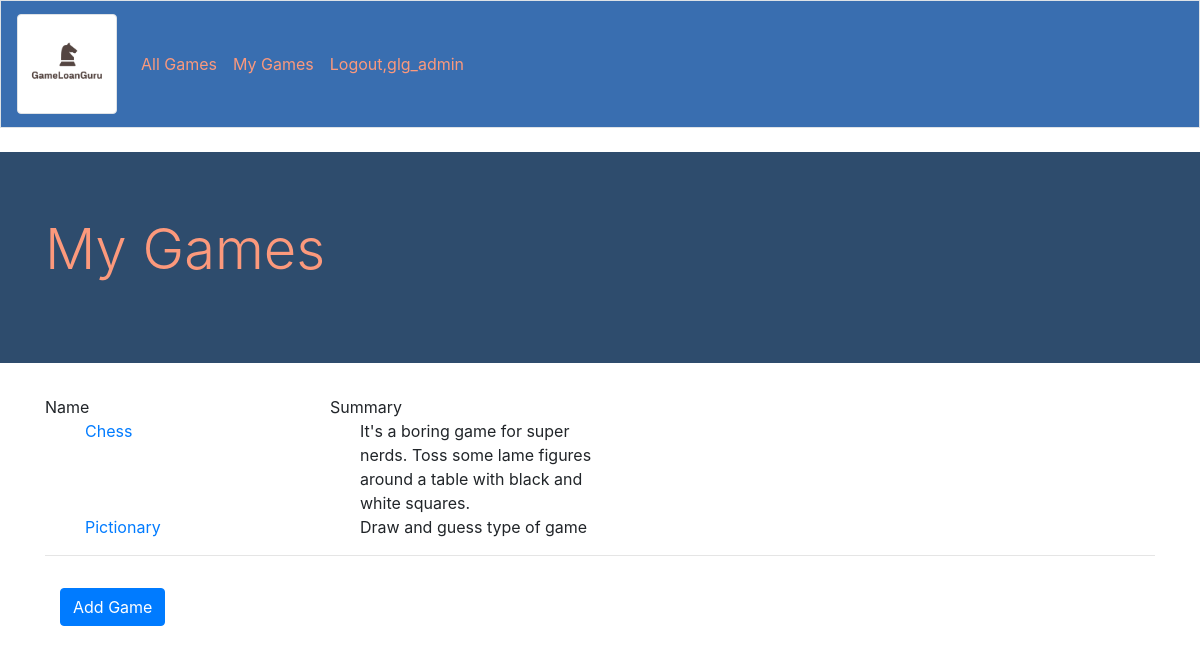
Screenshot of /mygames/ (signed in) with the database file from the repository.
### mainapp/models.py (models this page shows, shortened)
class Game(models.Model):
    name = models.CharField(max_length=200)
    summary = models.CharField(max_length=200)
    date_added = models.DateTimeField(auto_now_add=True)
    date_modified = models.DateTimeField(auto_now_add=True)
    owner = models.ForeignKey(User, on_delete=models.CASCADE)
    LOAN_STATUS = (
        ('a', 'Available'),
        ('o', 'On loan'),
        ('r', 'Reserved'),
    )
    status = models.CharField(
        max_length=1,
        choices=LOAN_STATUS,
        blank=True,
        default='a',
        help_text='Game availability',
    )

### mainapp/views.py (the view)
# urls.py: path('mygames/', views.mygames, name='mygames'),
@login_required
def mygames(request):
    mygames = Game.objects.filter(owner=request.user).order_by('date_added')
    context = {'mygames' : mygames}
    return render(request, 'mainapp/mygames.html', context)

### mainapp/templates/mainapp/mygames.html (shortened to what this page needs)
{% extends "mainapp/base.html" %}
{% block page_header %}
<div style="background-color: #2E4C6D!important;" class="jumbotron jumbotron-fluid">
    <div class="container">
      <h1 style="color: #FC997C !important" class="display-4">My Games</h1>
    </div>
</div>
{% endblock page_header %}
{% block content %}
  <div class="container">
       <div class="row">
          <div class="col-md-3 themed-grid-col">Name</div>
          <div class="col-md-3 themed-grid-col">Summary</div>
          <div class="col-md-3 themed-grid-col"></div>
          <div class="col-md-3 themed-grid-col"></div>
        </div>
       <ul>
        <div class="row">
          {% for game in mygames %}
          <div class="col-md-3 themed-grid-col"><a href="{%url 'mainapp:editgame' game.id %}">{{ game.name }}</a></div>
          <div class="col-md-3 themed-grid-col">{{ game.summary}}</div>
          <div class="col-md-3 themed-grid-col"></div>
          <div class="col-md-3 themed-grid-col"></div>
       {% empty %}
         <div class="col-md-4 themed-grid-col"> No games added yet</div>
       {% endfor %}
        </div>
       </ul>
       <hr>
          <div class="col-md-4 themed-grid-col">
          <a class="btn btn-primary" href="{% url 'mainapp:addgame' %}" role="button">Add Game</a>
          </div>
        </div>
{% endblock content %}

### mainapp/templates/mainapp/base.html (shortened to what this page needs)
{% load bootstrap4 %}
{% load static %}
<!DOCTYPE html>
<html lang="en">
<head>
    {% bootstrap_css %}
</head>
<body>
    <nav style="background-color: #396EB0!important;" class="navbar navbar-expand-md navbar-light bg-light mb-4 border">
        <a class="navbar-brand" href="{% url 'mainapp:index' %}">
            <img src="{% static 'GameLoanGuru.png' %}"
            width="100" height="100" class="img-thumbnail" alt="GameloanguruLogo">
        </a>
        <div  class="collapse navbar-collapse" id="navbarCollapse">
            <ul class="navbar-nav mr-auto">
                {% if user.is_authenticated %}
                <li class="nav-item">
                  <li class="nav-item">
                    <a class="nav-link" style="color: #FC997C !important"  href="{% url 'mainapp:allgames' %}">All Games</a>
                </li>
                    <a class="nav-link" style="color: #FC997C !important" href="{% url 'mainapp:mygames' %}">My Games</a>
                </li>
                <li class="nav-item">
                    <a class="nav-link" style="color: #FC997C !important" href="{% url 'users:logout' %}">Logout,{{ user.username }}</a>
                </li>
                    {% endif %}
            </ul>
        </div>
    </nav>
    {% block page_header %}{% endblock page_header %}
    {% block content %}{% endblock content %}
</body>
</html>

### rows the page displays
Game: name "Chess", summary "It's a boring game for super nerds. Toss some lame figures around a table with black and white squares."
Game: name "Pictionary", summary "Draw and guess type of game"

### other values shown
{{ user.username }} "glg_admin"
